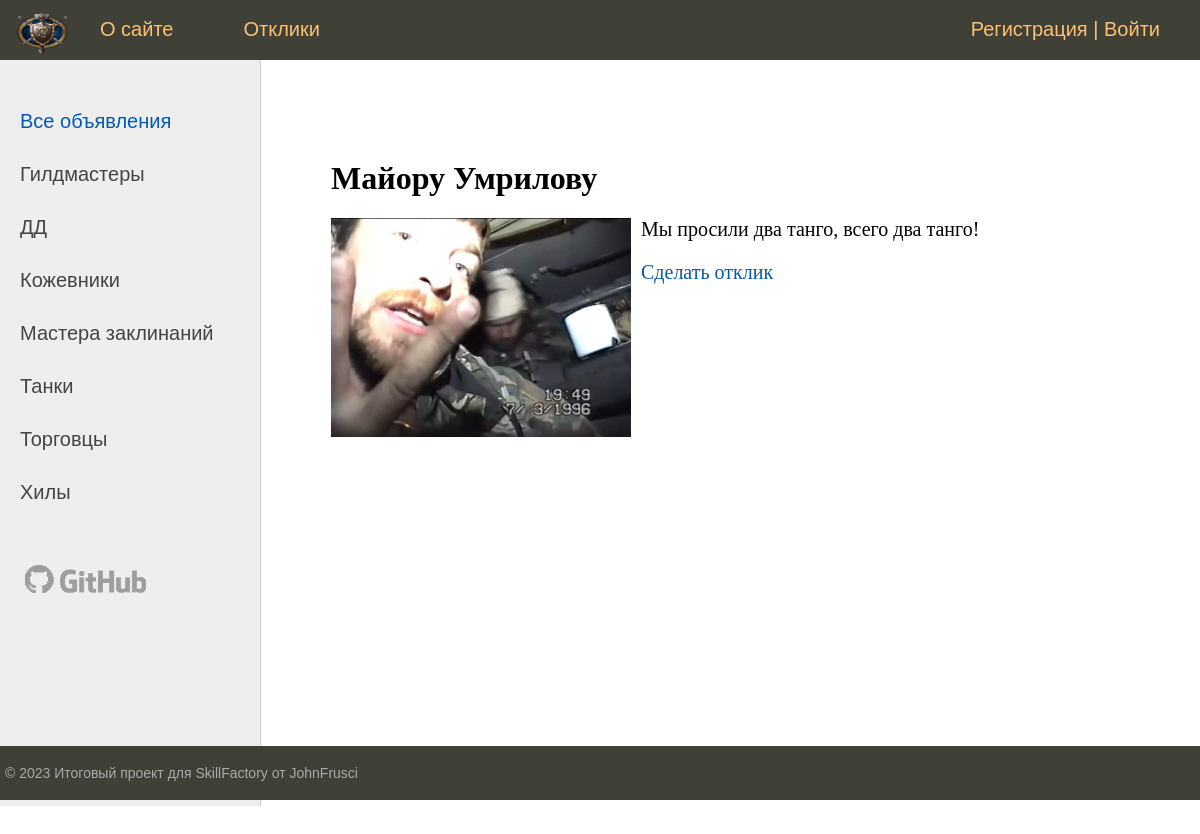
Screenshot of /post/majoru-umrilovu/ with the database file from the repository.
### board/models.py (models this page shows, shortened)
class Category(models.Model):
    name = models.CharField(max_length=100, db_index=True, verbose_name="Категория")
    slug = models.SlugField(max_length=255, unique=True, db_index=True, verbose_name="URL")
    def get_absolute_url(self):
        return reverse('category', kwargs={'cat_slug': self.slug})
    class Meta:
        verbose_name = "Категория"
        verbose_name_plural = "Категории"
        ordering = ['id']

class Post(models.Model):
    title = models.CharField(max_length=255, verbose_name="Заголовок")
    slug = models.SlugField(max_length=255, unique=True, db_index=True, verbose_name="URL")
    text = models.TextField(blank=True, verbose_name="Текст объявления")
    photo = models.ImageField(upload_to="photos/%Y/%m/%d/", verbose_name="Фото")
    time_create = models.DateTimeField(auto_now_add=True, verbose_name="Время создания")
    time_update = models.DateTimeField(auto_now=True, verbose_name="Время изменения")
    is_published = models.BooleanField(default=True, verbose_name="Публикация")
    cat = models.ForeignKey('Category', on_delete=models.PROTECT, verbose_name="Категория")
    def __str__(self):
        return self.title
    class Meta:
        verbose_name = 'Объявлениe'
        verbose_name_plural = 'Объявления'
        ordering = ['time_create', 'title']

### board/views.py (the view)
# urls.py: path('post/<slug:post_slug>/', ShowPost.as_view(), name='post'),
class ShowPost(DataMixin, DetailView):
    model = Post
    template_name = 'board/post.html'
    slug_url_kwarg = 'post_slug'
    context_object_name = 'post'
    def get_context_data(self, **kwargs):
        context = super().get_context_data(**kwargs)
        c_def = self.get_user_context(title=context['post'])
        return dict(list(context.items()) + list(c_def.items()))

### board/utils.py (called while the page is built)
    def get_user_context(self, **kwargs):
        context = kwargs
        cats = Category.objects.annotate(Count('post'))
        user_menu = menu.copy()
        if not self.request.user.is_authenticated:
            user_menu.pop(1)
        context['menu'] = user_menu
        context['cats'] = cats
        if 'cat_selected' not in context:
            context['cat_selected'] = 0
        return context

### board/templates/board/post.html
{% extends 'board/base.html' %}
{% block content %}
<h1>{{ post.title }}</h1>
{% if post.photo %}
<p><img class="img-article-left" src="{{ post.photo.url }}"></p>
{% endif %}
{{ post.text|linebreaks }}
<p><a href="{{ p.get_absolute_url }}">Сделать отклик</a></p>
{% endblock %}

### board/templates/board/base.html (shortened to what this page needs)
{% load static %}
{% load board_tags %}
<!DOCTYPE html>
<html>
<head>
	<link type="text/css" href="{% static 'board/css/styles.css' %}" rel="stylesheet" />
</head>
<body>
<table class="table-page" border=0 cellpadding="0" cellspacing="0">
<tr><td valign=top>
{% block mainmenu %}
		<div class="header">
			<ul id="mainmenu" class="mainmenu">
			<li class="logo"><a href="{% url 'home' %}"><div class="logo"></div></a></li>
{% for m in menu %}
			<li><a href="{% url m.url_name %}">{{m.title}}</a></li>
{% endfor %}
			{% if request.user.is_authenticated %}
			<li class="last">{{ user.username }} | <a href="{% url 'logout' %}">Выйти</a> </li>
			{% else %}
			<li class="last"><a href="{% url 'register' %}">Регистрация</a> | <a href="{% url 'login' %}">Войти</a></li>
			{% endif %}
			</ul>
		</div>
{% endblock mainmenu %}
<table class="table-content" border=0 cellpadding="0" cellspacing="0">
<tr>
	<td valign="top" class="left-chapters">
	<ul id="leftchapters">
	{% if cat_selected == 0 %}
		<li class="selected">Все объявления</li>
	{% else %}
		<li><a href="{% url 'home' %}">Все объявления</a></li>
	{% endif %}
	{% for c in cats %}
	{% if c.post__count > 0 %}
		{% if c.pk == cat_selected %}
			<li class="selected">{{ c.name }}</li>
		{% else %}
			<li><a href="{{ c.get_absolute_url }}">{{ c.name }}</a></li>
		{% endif %}
	{% endif %}
	{% endfor %}
		<li class="share">
		<a class="share-yt" href="https://github.com/JohnFrusci" target="_blank" rel="nofollow"></a>
		</li>
	</ul>
</td>
<td valign="top" class="content">
		<div class="content-text">
{% block content %}
{% endblock %}
	</div>
</td></tr></table>
</td></tr>
<tr><td valign=top>
	<div id="footer">
		<p>&copy; 2023 Итоговый проект для SkillFactory от JohnFrusci</p>
	</div>
</td></tr></table>
</body>
</html>

### board/static/board/css/styles.css (style rules this page uses)
html, body { font-family: 'Arial'; margin: 0; padding: 0; height: 100%; width: 100%; color: #444; }
a { color: #0059b2; text-decoration: none; }
img { max-width: 600px; height: auto; }
img.img-article-left { max-width: 300px; height: auto; float: left; padding: 0 10px 10px 0; }
.table-page { width: 100%; height: 100%; vertical-align: top; }
.table-page tr { height: 100%; }
.header { background: #3F4137; height: 60px; }
.logo { background: url('../images/logo.png') no-repeat 10px 5px; width: 70px; height: 60px; }
ul.mainmenu { list-style: none; margin: 0; padding: 0; height: 60px; color: #fdc073; font-size: 20px; overflow: hidden; }
ul.mainmenu li { float: left; margin: 18px 40px 0 30px; }
ul.mainmenu li.logo { margin: 0; }
ul.mainmenu li.last { float: right; }
ul.mainmenu li a { color: #fdc073; text-decoration: none; }
.table-content { width: 100%; min-height: 100%; height: 100%; }
.left-chapters { margin: 0; background: #eee; border-right: 1px solid #ccc; min-height: 100%; }
.left-chapters ul { width: 230px; min-height: 100%; margin: 0; padding: 20px 10px 10px 20px; list-style: none; font-size: 20px; }
.left-chapters ul li { margin: 30px 0 0 0; color: #999; }
.left-chapters ul li.selected { color: #0059b2; }
.left-chapters ul li a { color: #444; text-decoration: none; }
.left-chapters ul li.share { margin: 60px 0 0 0; }
.left-chapters ul li.share a { display: inline-block; width: 40px; height: 40px; margin: 0 20px 0 0; }
.left-chapters ul li.share a.share-yt { width: 100%; height: 30px; background: url('../images/share_yt.png') no-repeat 0 0 }
.content { padding: 40px 20px 20px 40px; width: 100%; box-sizing: border-box; }
.content-text { margin: 60px 0 0 30px; color: #000; font-size: 20px; font-family: Yandex Sans Display Light; }
.content-text h1 { font-size: 32px; }
#footer { box-sizing: border-box; background: #3F4137; padding: 5px; color: #aaa; font-size: 14px; font-family: Verdana, Geneva, Arial, Helvetica; text-align: left; overflow: hidden; }

### rows the page displays
Category: name "Гилдмастеры"
Category: name "ДД"
Category: name "Кожевники"
Category: name "Мастера заклинаний"
Category: name "Танки"
Category: name "Торговцы"
Category: name "Хилы"
Post: title "Майору Умрилову", photo (picture), text "Мы просили два танго, всего два танго!"

### other values shown
{{ m.title }} "О сайте" "Отклики"
